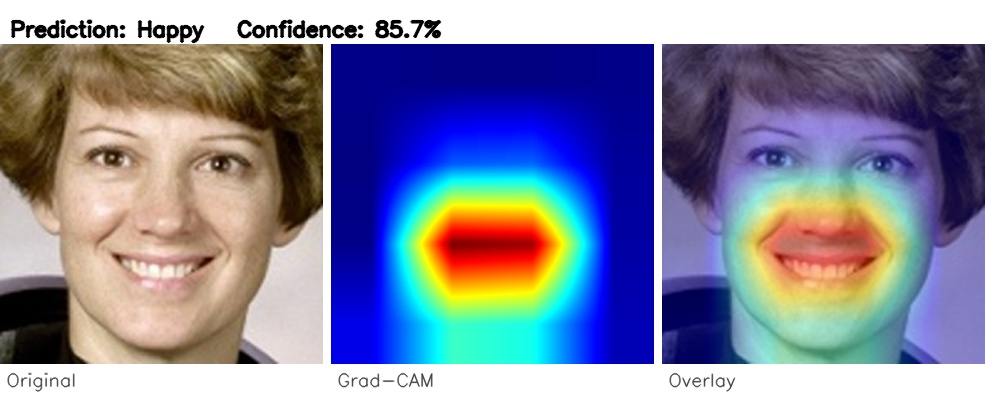
#> input picture examples/comparison.jpg, 985 x 394 px
$ python -i face_detector.py   (imports and definitions only)
#> lines starting #> are read from the running program, lines starting #| are printed output that depends on the picture
#> further down, picture is the input picture: shape (394, 985, 3); mean B, G, R 157.4, 132.9, 131.2
"""
Module: src/face_detector.py
Mục đích:
1. Phát hiện đồng thời NHIỀU KHUÔN MẶT trong khung hình (Real-Time Multi-Face).
2. Detector chính: OpenCV YuNet (CNN nhẹ, trả về 5 landmark: 2 mắt, mũi, 2 khóe miệng).
   Dự phòng: Haar Cascade nếu không tải được model YuNet.
3. CĂN CHỈNH KHUÔN MẶT (Face Alignment) giống hệt cách RAF-DB "aligned" được tạo:
   dùng phép biến đổi tương tự (similarity transform) đưa 5 landmark về template chuẩn.
   -> Ảnh đưa vào mô hình lúc chạy app có cùng phân phối với ảnh lúc train,
      loại bỏ độ lệch train/inference do crop Haar + padding gây ra.
"""

import sys
import urllib.request
from pathlib import Path
from dataclasses import dataclass, field
import cv2
import numpy as np
from PIL import Image

# Đảm bảo UTF-8
# [5 lines not run here, left out]

ROOT_DIR = Path(__file__).resolve().parent.parent
MODEL_DIR = ROOT_DIR / "output" / "models"
# [1 line not run here, left out]

CASCADE_PATH = MODEL_DIR / "haarcascade_frontalface_default.xml"
CASCADE_URL = "https://raw.githubusercontent.com/opencv/opencv/master/data/haarcascades/haarcascade_frontalface_default.xml"
YUNET_PATH = MODEL_DIR / "face_detection_yunet_2023mar.onnx"
YUNET_URL = "https://github.com/opencv/opencv_zoo/raw/main/models/face_detection_yunet/face_detection_yunet_2023mar.onnx"

# Template 5 điểm của RAF-DB aligned (toạ độ chuẩn hoá [0, 1] theo cạnh ảnh).
# Đo thực nghiệm: chạy YuNet trên ~1,000 ảnh RAF-DB test 100x100 rồi lấy trung bình
# (độ lệch chuẩn ~0.03 -> RAF-DB đúng là đã được căn chỉnh theo template cố định).
# Thứ tự điểm giữ nguyên theo YuNet: mắt (trái ảnh), mắt (phải ảnh), mũi, khóe miệng trái, khóe miệng phải.
RAF_TEMPLATE = np.array([
    [0.2696, 0.3213],
    [0.7026, 0.3157],
    [0.4809, 0.5654],
    [0.2996, 0.7345],
    [0.6892, 0.7288],
], dtype=np.float32)


@dataclass
class DetectedFace:
    face_id: int
    bbox: tuple[int, int, int, int]   # (x, y, w, h) theo toạ độ frame gốc
    crop_rgb: np.ndarray              # Ảnh mặt đã căn chỉnh [S, S, 3] RGB
    crop_pil: Image.Image
    score: float = 1.0
    landmarks: np.ndarray | None = field(default=None, repr=False)  # [5, 2] toạ độ frame gốc
    aligned: bool = False


def _download(url: str, dst: Path) -> bool:
    try:
        print(f"📥 Đang tải {dst.name} ...")
        urllib.request.urlretrieve(url, str(dst))
        return True
    except Exception as e:
        print(f"⚠️ Không tải được {dst.name}: {e}")
        return False


def align_face(frame_rgb: np.ndarray, landmarks: np.ndarray, out_size: int = 224) -> np.ndarray:
    """Căn chỉnh khuôn mặt về template RAF-DB bằng similarity transform (xoay + scale + dịch)."""
    dst = RAF_TEMPLATE * out_size
    M, _ = cv2.estimateAffinePartial2D(landmarks.astype(np.float32), dst, method=cv2.LMEDS)
    if M is None:
        raise ValueError("Không ước lượng được phép biến đổi căn chỉnh")
    return cv2.warpAffine(frame_rgb, M, (out_size, out_size), flags=cv2.INTER_LINEAR, borderMode=cv2.BORDER_REPLICATE)


def square_crop(frame_rgb: np.ndarray, bbox, scale: float = 1.0, out_size: int = 224) -> np.ndarray:
    """Crop vuông quanh bbox (dùng khi không có landmark), pad biên nếu tràn khung."""
    x, y, w, h = bbox
    cx, cy = x + w / 2.0, y + h / 2.0
    side = max(w, h) * scale
    x1, y1 = int(round(cx - side / 2)), int(round(cy - side / 2))
    x2, y2 = x1 + int(round(side)), y1 + int(round(side))
    H, W = frame_rgb.shape[:2]
    pad = max(0, -x1, -y1, x2 - W, y2 - H)
    if pad > 0:
        frame_rgb = cv2.copyMakeBorder(frame_rgb, pad, pad, pad, pad, cv2.BORDER_REPLICATE)
        x1, y1, x2, y2 = x1 + pad, y1 + pad, x2 + pad, y2 + pad
    crop = frame_rgb[y1:y2, x1:x2]
    return cv2.resize(crop, (out_size, out_size))


class MultiFaceDetector:
    """
    Bộ phát hiện đa khuôn mặt thời gian thực:
    - Nhận khung hình RGB hoặc BGR (độ phân giải bất kỳ).
    - Tự thu nhỏ frame về `det_width` để detect nhanh, nhưng crop/căn chỉnh trên frame gốc.
    - Trả về danh sách DetectedFace với bbox theo toạ độ frame gốc và ảnh mặt đã căn chỉnh.
    """
    def __init__(
        self,
        backend: str = "auto",          # 'auto' | 'yunet' | 'haar'
        score_threshold: float = 0.7,
        min_face: int = 32,
        det_width: int = 640,
        out_size: int = 224,
    ):
        self.score_threshold = score_threshold
        self.min_face = min_face
        self.det_width = det_width
        self.out_size = out_size
        self.backend = None
        self.yunet = None
        self.haar = None

        if backend in ("auto", "yunet"):
            if YUNET_PATH.exists() or _download(YUNET_URL, YUNET_PATH):
                try:
                    self.yunet = cv2.FaceDetectorYN.create(str(YUNET_PATH), "", (320, 320), score_threshold, 0.3, 5000)
                    self.backend = "yunet"
                except Exception as e:
                    print(f"⚠️ Không khởi tạo được YuNet ({e}), chuyển sang Haar Cascade.")
            if self.backend is None and backend == "yunet":
                raise RuntimeError("Không khởi tạo được YuNet")

        if self.backend is None:
            if not CASCADE_PATH.exists():
                _download(CASCADE_URL, CASCADE_PATH)
            self.haar = cv2.CascadeClassifier(str(CASCADE_PATH))
            self.backend = "haar"

    def _detect_raw(self, small_bgr: np.ndarray):
        """Trả về list (bbox[x,y,w,h], landmarks[5,2] | None, score) theo toạ độ ảnh nhỏ."""
        if self.backend == "yunet":
            h, w = small_bgr.shape[:2]
            self.yunet.setInputSize((w, h))
            _, faces = self.yunet.detect(small_bgr)
            out = []
            if faces is not None:
                for f in faces:
                    out.append((f[0:4], f[4:14].reshape(5, 2), float(f[14])))
            return out

        gray = cv2.equalizeHist(cv2.cvtColor(small_bgr, cv2.COLOR_BGR2GRAY))
        boxes = self.haar.detectMultiScale(gray, scaleFactor=1.1, minNeighbors=5, minSize=(self.min_face, self.min_face))
        return [(np.array(b, dtype=np.float32), None, 1.0) for b in boxes]

    def detect_faces(self, frame: np.ndarray, is_bgr: bool = True) -> list[DetectedFace]:
        """
        Phát hiện đồng thời tất cả khuôn mặt trong frame.

        Parameters:
        - frame: Ảnh numpy [H, W, 3] (BGR từ OpenCV hoặc RGB từ Streamlit/PIL)
        - is_bgr: True nếu là định dạng OpenCV mặc định

        Returns:
        - Danh sách DetectedFace (sắp xếp theo diện tích giảm dần, mặt lớn nhất là #1)
        """
#> called with is_bgr = True
        if frame.ndim == 2:
            frame = cv2.cvtColor(frame, cv2.COLOR_GRAY2BGR if is_bgr else cv2.COLOR_GRAY2RGB)
        elif frame.shape[2] == 4:
            frame = cv2.cvtColor(frame, cv2.COLOR_BGRA2BGR if is_bgr else cv2.COLOR_RGBA2RGB)

        frame_bgr = frame if is_bgr else cv2.cvtColor(frame, cv2.COLOR_RGB2BGR)
        frame_rgb = cv2.cvtColor(frame, cv2.COLOR_BGR2RGB) if is_bgr else frame

        H, W = frame_bgr.shape[:2]
#> H = 394; W = 985
        scale = min(1.0, self.det_width / float(W))
#> scale = 0.65
        small = cv2.resize(frame_bgr, (int(W * scale), int(H * scale))) if scale < 1.0 else frame_bgr
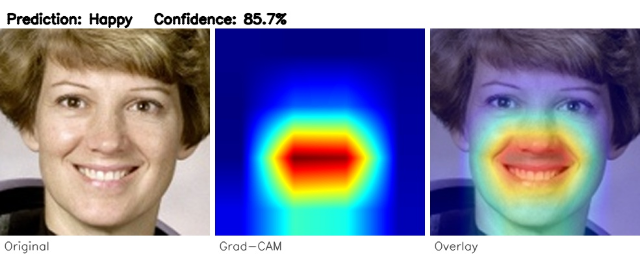
#> small: shape (255, 640, 3); mean B, G, R 157.2, 132.7, 130.9

        raw = []
        for box, lm, score in self._detect_raw(small):
#> in _detect_raw, `gray = cv2.equalizeHist(cv2.cvtColor(small_bgr, cv2.COLOR_BGR2GRAY))`:
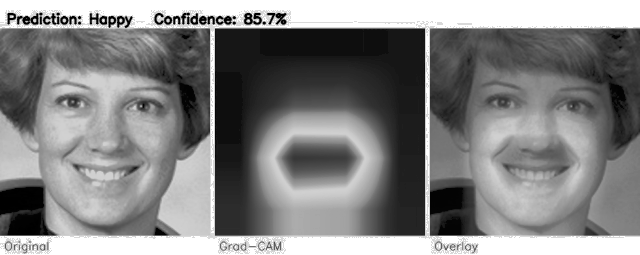
#> gray: shape (255, 640); min 0, max 255, mean 130.6
#> in _detect_raw, `boxes = self.haar.detectMultiScale(gray, scaleFactor=1.1, minNeighbors..`: boxes = [[34, 46, 152, 152], [453, 43, 169, 169]]
            box = box / scale
            if min(box[2], box[3]) < self.min_face:
                continue
            raw.append((box, None if lm is None else lm / scale, score))
#> this loop made 2 passes
#> after the loop, raw = 2 items
        raw.sort(key=lambda r: -(r[0][2] * r[0][3]))

        detected = []
        for idx, (box, lm, score) in enumerate(raw):
            x, y, w, h = [int(round(v)) for v in box]
            x, y = max(0, x), max(0, y)
            w, h = min(W - x, w), min(H - y, h)
            if w <= 0 or h <= 0:
                continue
            aligned = False
            crop = None
            if lm is not None:
                try:
                    crop = align_face(frame_rgb, lm, self.out_size)
                    aligned = True
                except ValueError:
                    crop = None
            if crop is None:
                # Haar box chỉ bao vùng mắt-miệng; nới nhẹ để gần với khung RAF-DB
                crop = square_crop(frame_rgb, (x, y, w, h), scale=1.1, out_size=self.out_size)

            detected.append(DetectedFace(
                face_id=idx + 1,
                bbox=(x, y, w, h),
                crop_rgb=crop,
                crop_pil=Image.fromarray(crop),
                score=score,
                landmarks=lm,
                aligned=aligned,
            ))
#> this loop made 2 passes
#> (box, lm, score, aligned) on passes 1 to 2: ([697.2, 66.18, 260.1, 260.1], None, 1, False), ([52.33, 70.8, 233.9, 233.9], None, 1, False)
#> pass 1, in square_crop, `crop = frame_rgb[y1:y2, x1:x2]`:
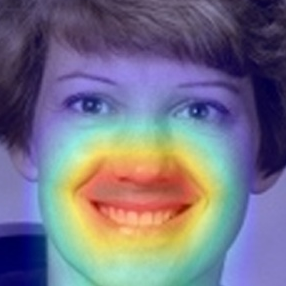
#> crop: shape (286, 286, 3); mean R, G, B 119.2, 115.1, 133.6
#> pass 2, in square_crop (call 2), `crop = frame_rgb[y1:y2, x1:x2]`:
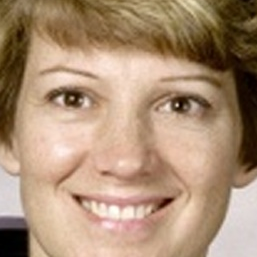
#> crop: shape (257, 257, 3); mean R, G, B 172.2, 143.8, 118
#> after the loop, detected = 2 items
        return detected


# [10 lines not run here, left out]

>>> import cv2
>>> picture = cv2.imread('../examples/comparison.jpg')
>>> result = MultiFaceDetector().detect_faces(picture)
#> result = 2 items

$ run again, on examples/gradcam.jpg
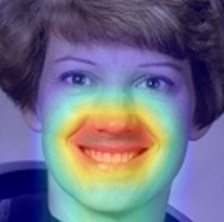
#> input picture examples/gradcam.jpg, 224 x 222 px
#> picture is the input picture: shape (222, 224, 3); mean B, G, R 132.7, 109.7, 111.2
#> in _detect_raw, `gray = cv2.equalizeHist(cv2.cvtColor(small_bgr, cv2.COLOR_BGR2GRAY))`:
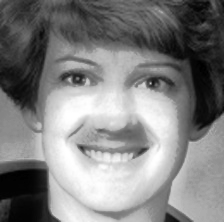
#> gray: shape (222, 224); min 0, max 255, mean 128.2
#> boxes = [[27, 17, 175, 175]]
#> the loop in detect_faces, `for box, lm, score in self._detect_raw(small):` made 1 pass
#> (box, lm, score) on pass 1: ([27, 17, 175, 175], None, 1)
#> after the loop in detect_faces, `for box, lm, score in self._detect_raw(small):`: raw = 1 item
#> the loop in detect_faces, `for idx, (box, lm, score) in enumerate(raw):` made 1 pass
#> (lm, score, aligned, cx in square_crop) on pass 1: (None, 1, False, 114.5)
#> pass 1, in square_crop, `crop = frame_rgb[y1:y2, x1:x2]`:
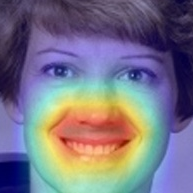
#> crop: shape (193, 193, 3); mean R, G, B 121.2, 116.5, 133.8

$ run again, on examples/happyv1.jpg
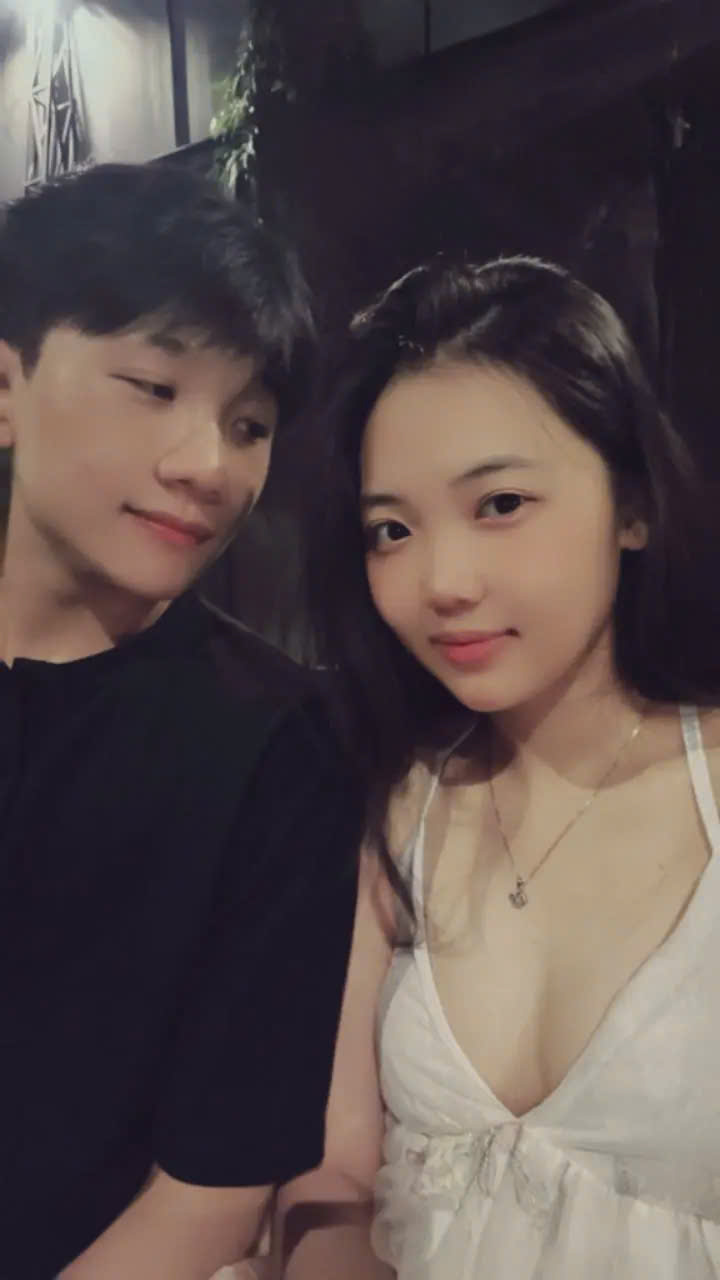
#> input picture examples/happyv1.jpg, 720 x 1280 px
#> picture is the input picture: shape (1280, 720, 3); mean B, G, R 76.3, 76.8, 89.5
#> in _detect_raw, `gray = cv2.equalizeHist(cv2.cvtColor(small_bgr, cv2.COLOR_BGR2GRAY))`:
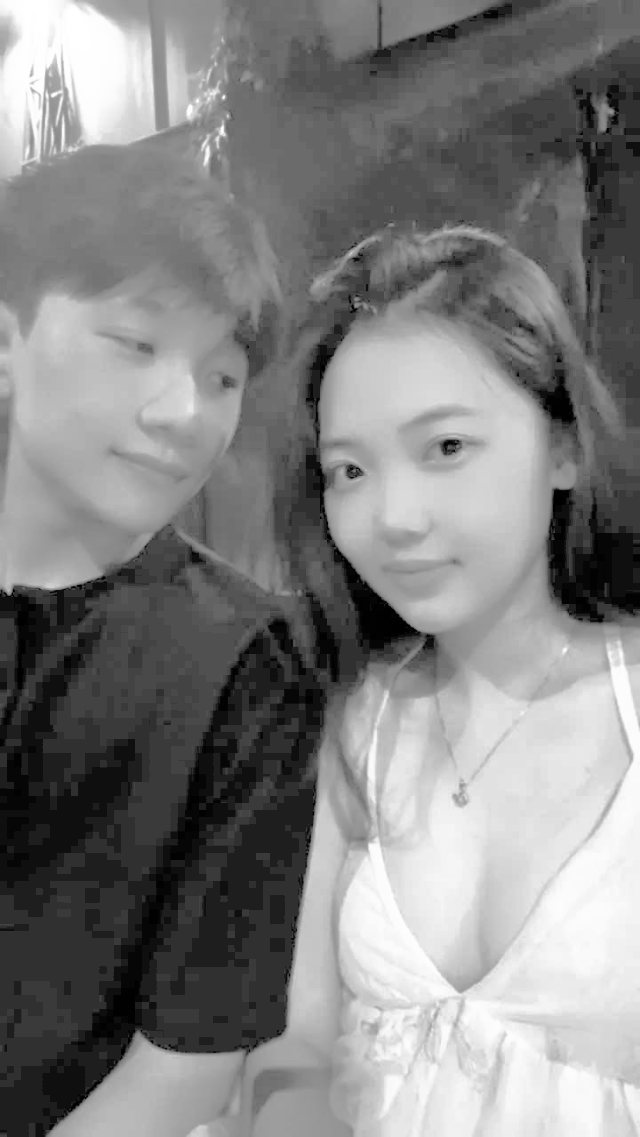
#> gray: shape (1137, 640); min 0, max 255, mean 129.9
#> boxes = [[375, 776, 51, 51], [276, 346, 283, 283]]
#> the loop in detect_faces, `for box, lm, score in self._detect_raw(small):` made 2 passes
#> (box, lm, score) on passes 1 to 2: ([421.9, 873, 57.38, 57.38], None, 1), ([310.5, 389.2, 318.4, 318.4], None, 1)
#> after the loop in detect_faces, `for box, lm, score in self._detect_raw(small):`: raw = 2 items
#> the loop in detect_faces, `for idx, (box, lm, score) in enumerate(raw):` made 2 passes
#> (box, lm, score, aligned) on passes 1 to 2: ([310.5, 389.2, 318.4, 318.4], None, 1, False), ([421.9, 873, 57.38, 57.38], None, 1, False)
#> pass 2, in square_crop (call 2), `crop = frame_rgb[y1:y2, x1:x2]`:
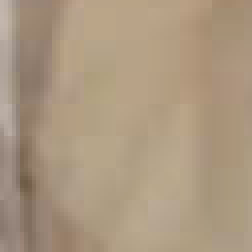
#> crop: shape (63, 63, 3) (shown 4 times larger); mean R, G, B 171.5, 152.1, 128.4
